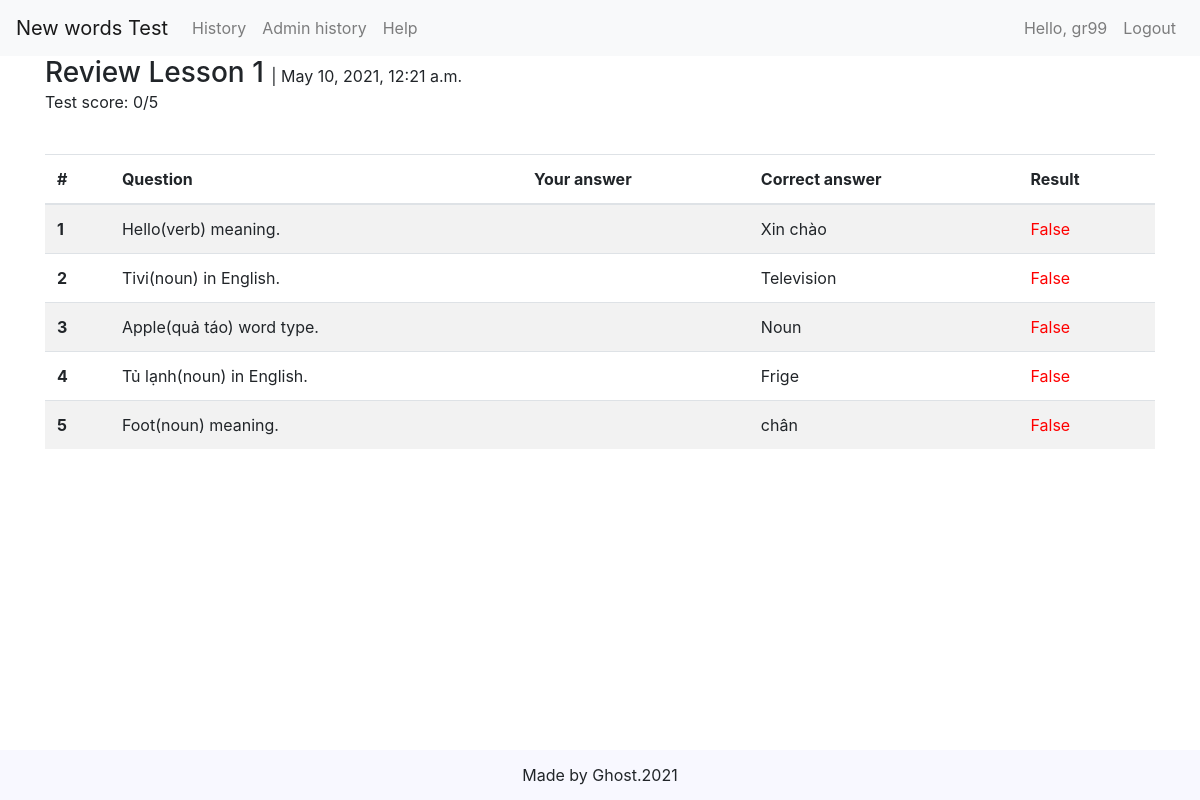
Screenshot of /review/105 (signed in) with the database file from the repository.
### newword/models.py (models this page shows, shortened)
class Test(models.Model):
  test_time = models.DateTimeField(auto_now_add=True)
  score = models.IntegerField(null=True)
  user = models.ForeignKey(User, on_delete=models.CASCADE, related_name="answers")
  lesson = models.ForeignKey(Lesson, on_delete=models.CASCADE, blank=True, null=True)
  num_of_quest = models.IntegerField(blank=True, null=True)

class Lesson(models.Model):
  number = models.IntegerField()
  def __str__(self):
      return f"Lesson {self.number}"

class Quest(models.Model):
  quest_type = [
    (1, "Word fill"),
    (2, "Type choose"),
    (3, "Word meaning")
  ]
  result_type = [
    (0, "False"),
    (1, "True")
  ]
  question = models.CharField(max_length=500)
  result = models.CharField(max_length=150)
  qtype = models.IntegerField(choices=quest_type, default=1)
  answer = models.CharField(max_length=150, blank=True, null=True)
  correct = models.IntegerField(choices=result_type, blank=True, null=True)
  test = models.ForeignKey(Test, on_delete=models.CASCADE, related_name="user_answers")

### newword/views.py (the view)
# urls.py: path("review/<int:test_id>", views.review, name="review"),
@login_required
def review(request, test_id):
  wtype = {
    "1": "Noun",
    "2": "Verb",
    "3": "Adjective",
    "4": "Adverb"
  }
  test = Test.objects.get(pk=test_id)
  quests = Quest.objects.filter(test=test)
  for quest in quests:
    if quest.result in wtype.keys():
      quest.result = wtype[quest.result]
    if quest.answer in wtype.keys():
      quest.answer = wtype[quest.answer]
  context = {
    "test": test,
    "quests": quests,
  }
  return render(request, "review.html", context)

### newword/templates/review.html (shortened to what this page needs)
{% extends "base.html" %}
{% load static %}
{% block content %}
<h3 class="d-inline"> Review {{ test.lesson }} </h3>|&nbsp;{{ test.test_time }}
<p>Test score: {{ test.score }}/{{ test.num_of_quest }} </p>
<br>
<table class="table table-striped">
  <thead>
    <tr>
      <th scope="col">#</th>
      <th scope="col">Question</th>
      <th scope="col">Your answer</th>
      <th scope="col">Correct answer</th>
      <th scope="col">Result</th>
    </tr>
  </thead>
  <tbody>
    {% for quest in quests %}
    <tr>
      <th scope="row">{{ forloop.counter }}</th>
      <td>{{ quest.question }}</td>
      <td>{{ quest.answer }}</td>
      <td>{{ quest.result }}</td>
      <td  class="correct-{{ quest.correct }}">{{ quest.get_correct_display }}</td>
    </tr>
    {% endfor %}
  </tbody>
</table>
{% endblock %}

### templates/base.html (shortened to what this page needs)
<!DOCTYPE html>
<html lang="en">
<head>
  {% load static %}
  <link rel="stylesheet" href="https://stackpath.bootstrapcdn.com/bootstrap/4.4.1/css/bootstrap.min.css">
</head>
<body>
  <header>
    <nav class="navbar navbar-expand-lg navbar-light bg-light">
      <a class="navbar-brand" href="{% url 'home' %}">New words Test</a>
      <div class="collapse navbar-collapse" id="navbarNavAltMarkup">
        <div class="navbar-nav">
          <a class="nav-item nav-link" id="nav-cart" href="{% url 'history' %}">History</a>
          {% if request.user.is_superuser %}
          <a class="nav-item nav-link" id="nav-cart" href="{% url 'admin_history' %}">Admin history</a>
          {% endif %}
          <a class="nav-item nav-link" id="nav-order" href="https://www.google.com.vn/">Help</a>
        </div>
        <div class="navbar-nav ml-auto">
          {% if user.is_anonymous %}
          <a class="nav-item nav-link nav-user">Hello, Anonymous user</a>
          <a class="nav-item nav-link nav-func" href="{% url 'login' %}">Login</a>
          {% else %}
          <a class="nav-item nav-link nav-user">Hello, {{ user }}</a>
          <a class="nav-item nav-link nav-func" href="{% url 'logout' %}">Logout</a>
          {% endif %}
        </div>
      </div>
    </nav>
  </header>
  <main class="container">
    {% block content %}
    {% endblock %}
  </main>
  <footer>
    Made by Ghost.2021
  </footer>
</body>
</html>

### templates/base.html (style rules this page uses)
body { min-height: 100vh; display: flex; flex-direction: column; }
footer { margin-top: auto; display: flex; justify-content: center; align-items: center; background-color: ghostwhite; height: 50px; }

### newword/templates/review.html (style rules this page uses)
.correct-0 { color: red !important; }

### rows the page displays
Test: lesson "Lesson 1", test_time "May 10, 2021, 12:21 a.m.", score "0", num_of_quest "5"
Quest: question "Hello(verb) meaning.", result "Xin chào", correct "False"
Quest: question "Tivi(noun) in English.", result "Television", correct "False"
Quest: question "Apple(quả táo) word type.", result "Noun", correct "False"
Quest: question "Tủ lạnh(noun) in English.", result "Frige", correct "False"
Quest: question "Foot(noun) meaning.", result "chân", correct "False"

### other values shown
{{ user }} "gr99"
